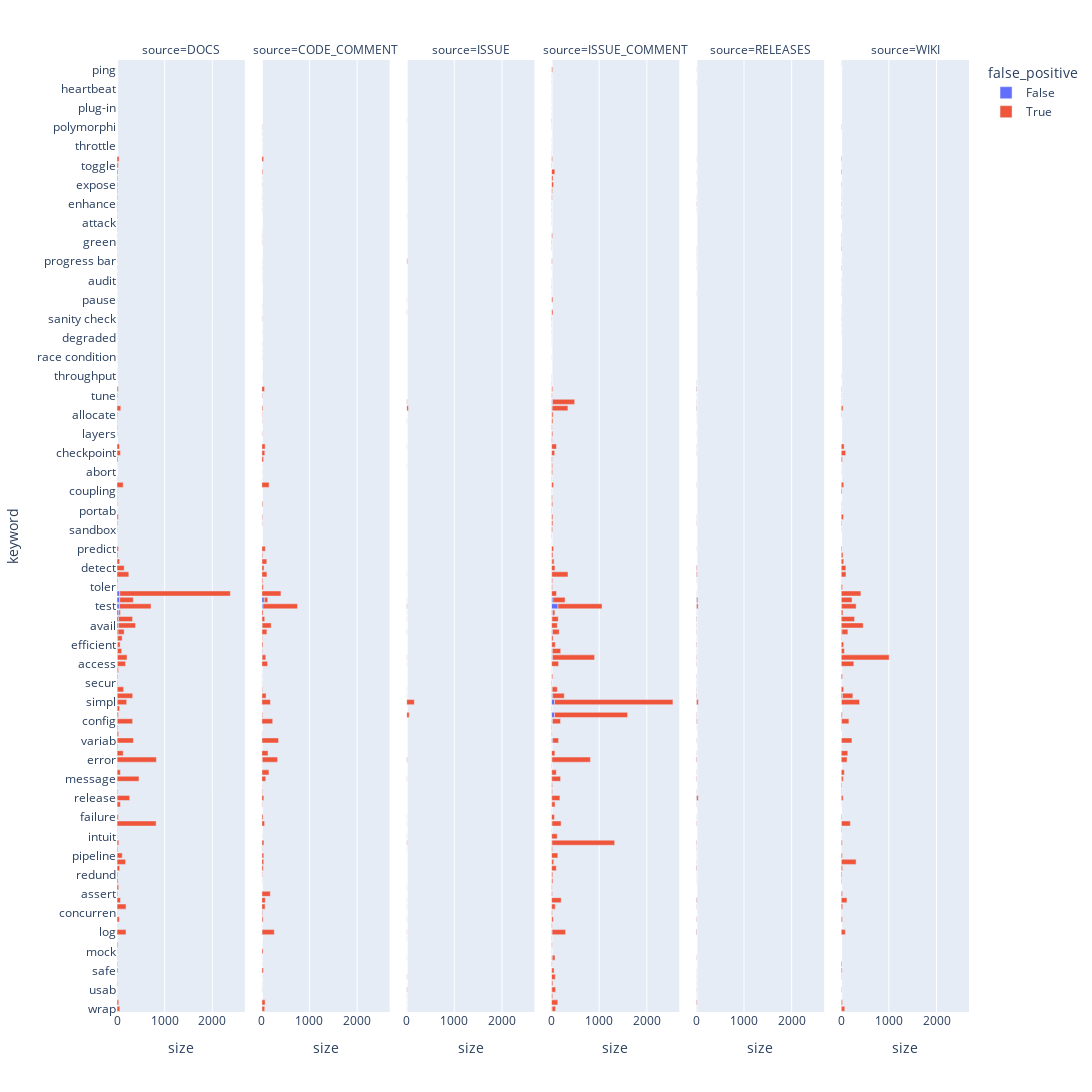

Notebook source saved alongside this figure:
### Code cell
fig = px.bar(df.groupby(["keyword", "false_positive", "source"]).size().reset_index(name="size").sort_values(["size", "keyword", "false_positive", "source"], ascending=[1,0,0,0]), y="keyword", x="size", color="false_positive", facet_col="source")
fig.update_layout(width=1600, height=2500)
fig.show()
fig.write_html(get_dir_path("keyword_rating_faceted_stacked_bar"))

### Figure 1 — Plotly figure (JSON) as saved in the notebook; plotly's stock layout.template omitted (floating-point values rounded to 4 significant figures; data arrays with more than 128 entries replaced by an {"elided": "..."} marker saying what was removed)
{"data": [{"alignmentgroup": "True", "hovertemplate": "false_positive=False<br>source=DOCS<br>size=%{x}<br>keyword=%{y}<extra></extra>", "legendgroup": "False", "marker": {"color": "#636efa", "pattern": {"shape": ""}}, "name": "False", "offsetgroup": "False", "orientation": "h", "showlegend": true, "textposition": "auto", "x": [1, 1, 1, 1, 1, 1, 1, 1, 1, 1, 1, 1, 1, 1, 1, 1, 1, 1, 1, 1, 2, 2, 2, 2, 2, 2, 2, 2, 2, 2, 2, 2, 3, 3, 3, 3, 3, 3, 3, 3, 3, 3, 4, 4, 5, 5, 5, 5, 6, 6, 6, 8, 8, 8, 9, 11, 11, 12, 16, 22, 28, 31, 38, 49, 57, 58], "xaxis": "x", "y": ["wrap", "validat", "user-friendly", "usab", "upgrade", "undo", "safe", "reliab", "refactor", "mock", "mainten", "maintainab", "log", "inject", "hash", "concurren", "benchmark", "avoid", "assert", "adapter", "robust", "redund", "reduce", "plugin", "pipeline", "monitor", "learn", "intuit", "interoperab", "install", "failure", "confidential", "schedul", "release", "redundant", "queue", "message", "load", "latency", "error", "configurat", "authoriz", "variab", "authenticat", "scalab", "config", "clear", "certificate", "simpl", "depend", "adapt", "secur", "flexible", "encrypt", "access", "update", "integrat", "efficient", "deploy", "interface", "avail", "optimiz", "extend", "test", "perform", "energy"], "yaxis": "y", "type": "bar"}, {"alignmentgroup": "True", "hovertemplate": "false_positive=False<br>source=CODE_COMMENT<br>size=%{x}<br>keyword=%{y}<extra></extra>", "legendgroup": "False", "marker": {"color": "#636efa", "pattern": {"shape": ""}}, "name": "False", "offsetgroup": "False", "orientation": "h", "showlegend": false, "textposition": "auto", "x": [1, 1, 1, 1, 1, 1, 1, 1, 1, 1, 1, 1, 1, 1, 1, 1, 2, 2, 2, 2, 2, 2, 2, 2, 2, 2, 2, 3, 3, 3, 3, 3, 5, 6, 6, 8, 10, 24, 53], "xaxis": "x2", "y": ["wrap", "toler", "timeout", "simpl", "secur", "monitor", "latency", "integrat", "flexible", "failure", "extend", "energy", "down", "detect", "config", "access", "variab", "validat", "safe", "rout", "load", "learn", "interface", "hash", "depend", "continuous", "assert", "predict", "pipeline", "optimiz", "efficient", "clear", "log", "update", "avail", "error", "concurren", "test", "perform"], "yaxis": "y2", "type": "bar"}, {"alignmentgroup": "True", "hovertemplate": "false_positive=False<br>source=ISSUE<br>size=%{x}<br>keyword=%{y}<extra></extra>", "legendgroup": "False", "marker": {"color": "#636efa", "pattern": {"shape": ""}}, "name": "False", "offsetgroup": "False", "orientation": "h", "showlegend": false, "textposition": "auto", "x": [1], "xaxis": "x3", "y": ["test"], "yaxis": "y3", "type": "bar"}, {"alignmentgroup": "True", "hovertemplate": "false_positive=False<br>source=ISSUE_COMMENT<br>size=%{x}<br>keyword=%{y}<extra></extra>", "legendgroup": "False", "marker": {"color": "#636efa", "pattern": {"shape": ""}}, "name": "False", "offsetgroup": "False", "orientation": "h", "showlegend": false, "textposition": "auto", "x": [1, 1, 1, 1, 1, 1, 1, 1, 1, 1, 1, 1, 1, 1, 1, 1, 1, 1, 1, 1, 1, 1, 1, 1, 1, 1, 2, 2, 2, 2, 2, 2, 2, 2, 2, 3, 3, 3, 3, 3, 3, 4, 4, 4, 4, 4, 4, 4, 5, 5, 5, 6, 6, 6, 7, 7, 7, 8, 8, 8, 9, 9, 12, 12, 13, 14, 16, 18, 20, 20, 21, 22, 23, 24, 24, 29, 61, 62, 136], "xaxis": "x4", "y": ["validat", "threat", "synchroniz", "secur", "scalab", "sandbox", "reliab", "recover", "predict", "power", "portab", "parameteriz", "latency", "inject", "failure", "evolve", "energy", "detect", "coupling", "continuous", "charge", "bridg", "avail", "assert", "adapter", "abort", "responsiv", "reduce", "pipeline", "deploy", "contract", "concurren", "checkpoint", "cache", "avoid", "user-friendly", "queue", "maintainab", "down", "benchmark", "access", "user experience", "safe", "plugin", "load", "intuit", "efficient", "authenticat", "schedul", "release", "message", "usab", "layers", "bottleneck", "rewrite", "flexible", "allocate", "rout", "learn", "error", "optimiz", "install", "wrap", "log", "guid", "adapt", "refactor", "integrat", "interface", "config", "update", "feedback", "extend", "variab", "depend", "perform", "clear", "simpl", "test"], "yaxis": "y4", "type": "bar"}, {"alignmentgroup": "True", "hovertemplate": "false_positive=False<br>source=RELEASES<br>size=%{x}<br>keyword=%{y}<extra></extra>", "legendgroup": "False", "marker": {"color": "#636efa", "pattern": {"shape": ""}}, "name": "False", "offsetgroup": "False", "orientation": "h", "showlegend": false, "textposition": "auto", "x": [1, 1, 1, 1, 1, 1, 1, 1, 1, 1, 1, 2, 2, 2, 3, 3, 3, 3, 3, 6, 7], "xaxis": "x5", "y": ["tune", "test", "simpl", "protocol", "multi-thread", "log", "interface", "guid", "error", "down", "detect", "optimiz", "flexible", "extend", "secur", "release", "reduce", "depend", "avoid", "config", "perform"], "yaxis": "y5", "type": "bar"}, {"alignmentgroup": "True", "hovertemplate": "false_positive=False<br>source=WIKI<br>size=%{x}<br>keyword=%{y}<extra></extra>", "legendgroup": "False", "marker": {"color": "#636efa", "pattern": {"shape": ""}}, "name": "False", "offsetgroup": "False", "orientation": "h", "showlegend": false, "textposition": "auto", "x": [1, 1, 1, 1, 1, 1, 1, 1, 2, 3, 4, 4, 5, 5, 6, 7, 7, 8, 9, 15, 25], "xaxis": "x6", "y": ["update", "reduce", "optimiz", "log", "learn", "clear", "charge", "assert", "wrap", "perform", "integrat", "access", "plugin", "message", "install", "test", "simpl", "variab", "config", "interface", "depend"], "yaxis": "y6", "type": "bar"}, {"alignmentgroup": "True", "hovertemplate": "false_positive=True<br>source=DOCS<br>size=%{x}<br>keyword=%{y}<extra></extra>", "legendgroup": "True", "marker": {"color": "#EF553B", "pattern": {"shape": ""}}, "name": "True", "offsetgroup": "True", "orientation": "h", "showlegend": true, "textposition": "auto", "x": {"elided": "129 int values"}, "xaxis": "x", "y": {"elided": "129 str values"}, "yaxis": "y", "type": "bar"}, {"alignmentgroup": "True", "hovertemplate": "false_positive=True<br>source=CODE_COMMENT<br>size=%{x}<br>keyword=%{y}<extra></extra>", "legendgroup": "True", "marker": {"color": "#EF553B", "pattern": {"shape": ""}}, "name": "True", "offsetgroup": "True", "orientation": "h", "showlegend": false, "textposition": "auto", "x": [1, 1, 1, 1, 1, 1, 1, 1, 1, 1, 1, 1, 1, 1, 1, 2, 2, 2, 2, 2, 2, 2, 2, 2, 2, 2, 2, 2, 3, 3, 4, 4, 4, 4, 4, 4, 4, 4, 5, 5, 6, 6, 6, 6, 7, 7, 7, 7, 7, 8, 8, 8, 9, 9, 10, 11, 11, 12, 12, 12, 12, 14, 16, 18, 18, 19, 20, 21, 25, 25, 26, 26, 30, 30, 31, 37, 38, 38, 40, 42, 42, 45, 57, 57, 58, 59, 62, 67, 68, 70, 71, 71, 73, 77, 82, 87, 102, 104, 106, 119, 130, 147, 152, 176, 179, 190, 227, 256, 322, 349, 400, 724], "xaxis": "x2", "y": ["upgrade", "undo", "resume", "responsiv", "reliab", "refactor", "mediat", "intuit", "enhance", "encrypt", "drain", "checksum", "bridg", "audit", "alive", "toggle", "throughput", "throttle", "secur", "sanitiz", "risk", "progress bar", "mainten", "integrity", "flexible", "certificate", "authoriz", "A/B", "latency", "firewall", "rollback", "robust", "resilien", "race condition", "password", "mask", "inject", "abort", "usab", "inherit", "monitor", "green", "fault", "expose", "sanity check", "rewrite", "queue", "polymorphi", "authenticat", "recover", "layers", "allocate", "schedul", "integrat", "concurren", "redund", "deploy", "tune", "redundant", "clear", "adapt", "power", "continuous", "patch", "parameteriz", "timeout", "guid", "efficient", "hash", "failure", "mock", "extend", "toler", "reduce", "safe", "contract", "pipeline", "echo", "plugin", "release", "learn", "detect", "protocol", "optimiz", "install", "wrap", "checkpoint", "validat", "benchmark", "cache", "predict", "perform", "avoid", "update", "message", "depend", "rout", "interface", "down", "access", "configurat", "load", "charge", "assert", "simpl", "avail", "config", "log", "error", "variab", "energy", "test"], "yaxis": "y2", "type": "bar"}, {"alignmentgroup": "True", "hovertemplate": "false_positive=True<br>source=ISSUE<br>size=%{x}<br>keyword=%{y}<extra></extra>", "legendgroup": "True", "marker": {"color": "#EF553B", "pattern": {"shape": ""}}, "name": "True", "offsetgroup": "True", "orientation": "h", "showlegend": false, "textposition": "auto", "x": [1, 1, 1, 1, 1, 1, 1, 1, 1, 1, 1, 2, 2, 2, 2, 2, 2, 2, 2, 2, 2, 2, 3, 3, 3, 3, 4, 4, 5, 6, 6, 7, 8, 9, 11, 11, 11, 11, 16, 36, 53, 160], "xaxis": "x3", "y": ["validat", "stub", "refactor", "monitor", "mask", "maintainab", "extend", "down", "avoid", "adapter", "access", "wrap", "rewrite", "responsiv", "perform", "intuit", "install", "failure", "depend", "benchmark", "adapt", "UX", "pause", "optimiz", "hash", "cache", "user-friendly", "interface", "message", "update", "resume", "log", "undo", "test", "usab", "learn", "feedback", "error", "progress bar", "guid", "clear", "simpl"], "yaxis": "y3", "type": "bar"}, {"alignmentgroup": "True", "hovertemplate": "false_positive=True<br>source=ISSUE_COMMENT<br>size=%{x}<br>keyword=%{y}<extra></extra>", "legendgroup": "True", "marker": {"color": "#EF553B", "pattern": {"shape": ""}}, "name": "True", "offsetgroup": "True", "orientation": "h", "showlegend": false, "textposition": "auto", "x": {"elided": "139 int values"}, "xaxis": "x4", "y": {"elided": "139 str values"}, "yaxis": "y4", "type": "bar"}, {"alignmentgroup": "True", "hovertemplate": "false_positive=True<br>source=RELEASES<br>size=%{x}<br>keyword=%{y}<extra></extra>", "legendgroup": "True", "marker": {"color": "#EF553B", "pattern": {"shape": ""}}, "name": "True", "offsetgroup": "True", "orientation": "h", "showlegend": false, "textposition": "auto", "x": [1, 1, 1, 1, 1, 1, 1, 1, 1, 1, 1, 1, 1, 1, 1, 1, 1, 1, 1, 1, 1, 1, 1, 1, 2, 2, 2, 2, 2, 2, 2, 2, 2, 3, 3, 3, 4, 4, 4, 4, 4, 4, 4, 5, 5, 6, 6, 6, 6, 6, 6, 7, 8, 8, 8, 8, 8, 9, 9, 9, 10, 10, 10, 10, 11, 11, 12, 13, 14, 14, 16, 17, 24, 35, 36, 40], "xaxis": "x5", "y": ["user-friendly", "upgrade", "scalab", "sanitiz", "safe", "robust", "rewrite", "repair", "redund", "progress bar", "predict", "pipeline", "ping", "patch", "password", "multi-thread", "meter", "layers", "inherit", "expose", "echo", "deploy", "consumption", "allocate", "wrap", "undo", "timeout", "power", "integrat", "flexible", "failure", "energy", "downtime", "plugin", "charge", "cache", "usab", "schedul", "redundant", "monitor", "load", "configurat", "checkpoint", "variab", "feedback", "refactor", "recover", "interface", "enhance", "benchmark", "avail", "adapt", "optimiz", "guid", "depend", "clear", "access", "update", "install", "hash", "protocol", "message", "learn", "efficient", "reduce", "config", "log", "error", "detect", "avoid", "validat", "down", "perform", "test", "release", "simpl"], "yaxis": "y5", "type": "bar"}, {"alignmentgroup": "True", "hovertemplate": "false_positive=True<br>source=WIKI<br>size=%{x}<br>keyword=%{y}<extra></extra>", "legendgroup": "True", "marker": {"color": "#EF553B", "pattern": {"shape": ""}}, "name": "True", "offsetgroup": "True", "orientation": "h", "showlegend": false, "textposition": "auto", "x": [1, 1, 1, 1, 1, 1, 1, 1, 1, 2, 2, 2, 2, 2, 2, 2, 2, 2, 3, 3, 3, 3, 3, 4, 4, 4, 4, 5, 5, 6, 6, 6, 7, 7, 8, 8, 8, 8, 8, 8, 8, 9, 9, 10, 11, 12, 12, 12, 12, 15, 15, 15, 16, 17, 18, 19, 21, 21, 25, 25, 26, 27, 28, 28, 28, 28, 31, 37, 39, 39, 39, 41, 48, 51, 52, 52, 53, 62, 64, 66, 73, 86, 94, 98, 101, 121, 123, 125, 139, 153, 186, 217, 220, 225, 261, 279, 307, 308, 377, 413, 462, 1005], "xaxis": "x6", "y": ["unsafe", "toggle", "secur", "schedul", "rolling", "resume", "responsiv", "progress bar", "checksum", "throughput", "risk", "resilien", "password", "monitor", "intuit", "interlock", "authoriz", "abort", "sandbox", "feedback", "consumption", "concurren", "audit", "sanity check", "portab", "parameteriz", "inherit", "tune", "polymorphi", "timeout", "sanitiz", "green", "scalab", "fault", "usab", "undo", "stub", "protocol", "enhance", "deploy", "allocate", "redundant", "expose", "interoperab", "robust", "recover", "meter", "failure", "echo", "queue", "predict", "patch", "reliab", "redund", "coupling", "safe", "learn", "clear", "pipeline", "contract", "hash", "assert", "validat", "toler", "reduce", "flexible", "benchmark", "extend", "message", "guid", "continuous", "release", "power", "adapt", "efficient", "charge", "rout", "cache", "integrat", "load", "wrap", "log", "checkpoint", "detect", "down", "avoid", "error", "interface", "configurat", "config", "install", "variab", "depend", "perform", "access", "optimiz", "test", "plugin", "simpl", "energy", "avail", "update"], "yaxis": "y6", "type": "bar"}], "layout": {"xaxis": {"anchor": "y", "domain": [0.0, 0.15], "title": {"text": "size"}}, "yaxis": {"anchor": "x", "domain": [0.0, 1.0], "title": {"text": "keyword"}}, "xaxis2": {"anchor": "y2", "domain": [0.17, 0.32], "matches": "x", "title": {"text": "size"}}, "yaxis2": {"anchor": "x2", "domain": [0.0, 1.0], "matches": "y", "showticklabels": false}, "xaxis3": {"anchor": "y3", "domain": [0.34, 0.49], "matches": "x", "title": {"text": "size"}}, "yaxis3": {"anchor": "x3", "domain": [0.0, 1.0], "matches": "y", "showticklabels": false}, "xaxis4": {"anchor": "y4", "domain": [0.51, 0.66], "matches": "x", "title": {"text": "size"}}, "yaxis4": {"anchor": "x4", "domain": [0.0, 1.0], "matches": "y", "showticklabels": false}, "xaxis5": {"anchor": "y5", "domain": [0.68, 0.83], "matches": "x", "title": {"text": "size"}}, "yaxis5": {"anchor": "x5", "domain": [0.0, 1.0], "matches": "y", "showticklabels": false}, "xaxis6": {"anchor": "y6", "domain": [0.85, 1.0], "matches": "x", "title": {"text": "size"}}, "yaxis6": {"anchor": "x6", "domain": [0.0, 1.0], "matches": "y", "showticklabels": false}, "annotations": [{"font": {}, "showarrow": false, "text": "source=DOCS", "x": 0.075, "xanchor": "center", "xref": "paper", "y": 1.0, "yanchor": "bottom", "yref": "paper"}, {"font": {}, "showarrow": false, "text": "source=CODE_COMMENT", "x": 0.245, "xanchor": "center", "xref": "paper", "y": 1.0, "yanchor": "bottom", "yref": "paper"}, {"font": {}, "showarrow": false, "text": "source=ISSUE", "x": 0.415, "xanchor": "center", "xref": "paper", "y": 1.0, "yanchor": "bottom", "yref": "paper"}, {"font": {}, "showarrow": false, "text": "source=ISSUE_COMMENT", "x": 0.585, "xanchor": "center", "xref": "paper", "y": 1.0, "yanchor": "bottom", "yref": "paper"}, {"font": {}, "showarrow": false, "text": "source=RELEASES", "x": 0.755, "xanchor": "center", "xref": "paper", "y": 1.0, "yanchor": "bottom", "yref": "paper"}, {"font": {}, "showarrow": false, "text": "source=WIKI", "x": 0.925, "xanchor": "center", "xref": "paper", "y": 1.0, "yanchor": "bottom", "yref": "paper"}], "legend": {"title": {"text": "false_positive"}, "tracegroupgap": 0}, "margin": {"t": 60}, "barmode": "relative", "width": 1600, "height": 2500}}
